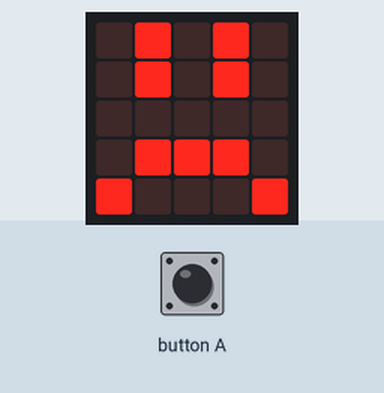
Recording of a program running on a simulated BBC micro:bit (MakeCode). Shown: the board's 5×5 LED display. Inputs (shaded band) come from the test bench.

Above: at 1.2 s.
1.3 s: button A pressed for 0.5 s
At 3.0 s:
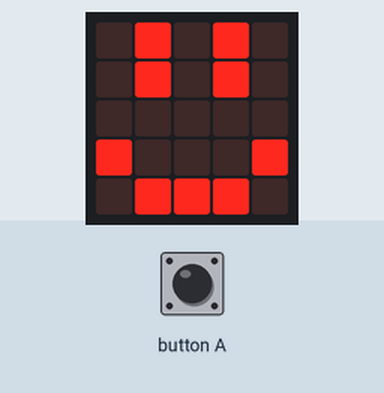
4.8 s: button A pressed for 1 s
8.4 s: button A pressed for 3.2 s
Timing chart, 0 to 11.4 s (numbered marks = the images above; inputs shaded):
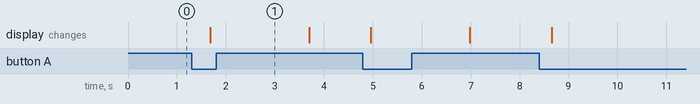

Measured:
- after the input at 1.3 s, the display: changes after 0.38 s (image 1)

The program:

main.ts
```typescript
basic.forever(function () {
    if (input.buttonIsPressed(Button.A)) {
        for (let index = 0; index < 5; index++) {
            basic.showLeds(`
                . # . # .
                . # . # .
                . . . . .
                # . . . #
                . # # # .
                `)
        }
    } else {
        basic.showLeds(`
            . # . # .
            . # . # .
            . . . . .
            . # # # .
            # . . . #
            `)
    }
})
```

test.ts
```typescript
// aquí va el archivo "tests"; esto no se compilará cuando este paquete se utilice como una extensión.
```
